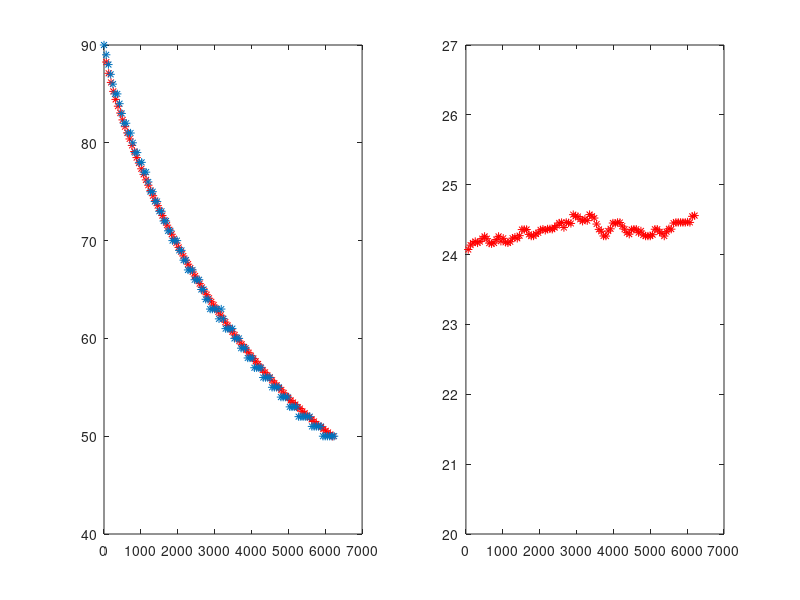

This chart was generated by the following MATLAB code:
clear all
close all

fid = fopen('dataex3.txt', 'r');
data = fscanf(fid, '%f');
fclose(fid);

fid = fopen('dataex32.txt', 'r');
data2 = fscanf(fid, '%f');
fclose(fid);

temp = data2(1:2:length(data2));
time2 = data2(2:2:length(data2))*60;

time = data(1:3:length(data))/1000;
analog1 = data(2:3:length(data));
analog2 = data(3:3:length(data));

R = (2250600./analog1) - 2200;
Rlog = log(R);
R2 = (2250600./analog2) - 2200;
Rlog2 = log(R2);

a = 1.675091827e-3;
b = 1.857536553e-4;
c = 5.373169834e-7;
TEMP = (1./(a + b.*Rlog + c.*(Rlog.^3)))-273.15;
TEMP2 = (1./(a + b.*Rlog2 + c.*(Rlog2.^3)))-273.15;

figure, subplot(1,2,1);
plot(time, TEMP, '*r');
hold on
plot(time2, temp, '*');
subplot(1,2,2);
plot(time, TEMP2, '*r');
ylim([20,27])